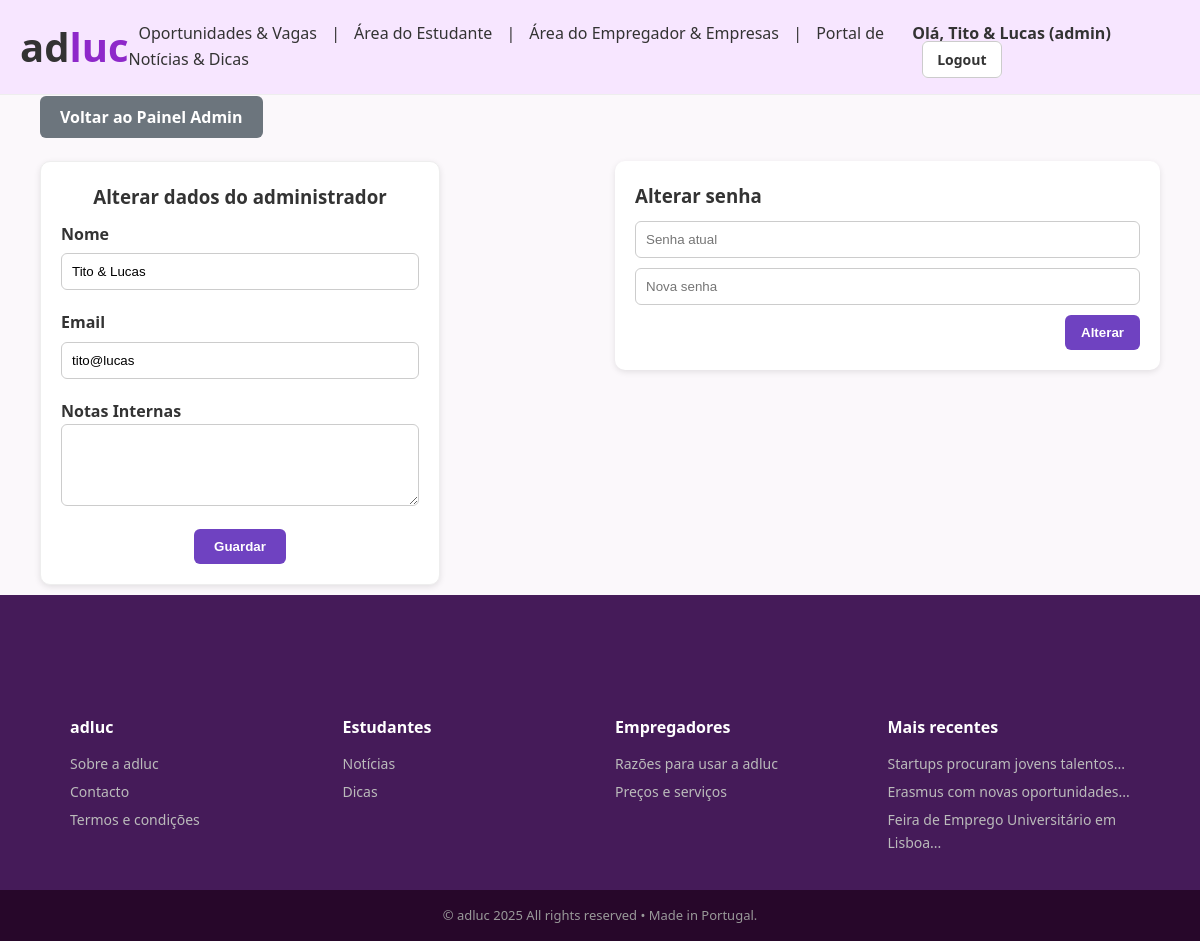
Page /perfil_admin (signed in) on the committed database.
### modelos/modelos.py (models this page shows, shortened)
class Utilizador(db.Model):
    __tablename__ = "utilizadores"
    id = db.Column(db.Integer, primary_key=True)
    nome = db.Column(db.String(100), nullable=False)
    email = db.Column(db.String(100), unique=True, nullable=False)
    senha_hash = db.Column(db.String(200), nullable=False)
    tipo = db.Column(db.String(20), nullable=False)  # estudante, empresa, admin
    cv_principal = db.Column(db.String(200), nullable=True)
    nif = db.Column(db.String(20), nullable=True)
    nome_empresa = db.Column(db.String(200), nullable=True)
    codigo_postal = db.Column(db.String(20), nullable=True)
    distrito = db.Column(db.String(100), nullable=True)
    telefone = db.Column(db.String(50), nullable=True)
    logo_empresa = db.Column(db.String(200), nullable=True)
    candidaturas = db.relationship("Candidatura", backref="estudante",
                                   cascade="all, delete-orphan", lazy=True)
    favoritos = db.relationship("Favorito", backref="estudante",
                                cascade="all, delete-orphan", lazy=True)
    vagas = db.relationship("Vaga", backref="empresa",
                            cascade="all, delete-orphan", lazy=True)
    publicacoes = db.relationship("Publicacao", backref="autor",
                                  cascade="all, delete-orphan", lazy=True)
    comentarios = db.relationship("Comentario", backref="autor",
                                  cascade="all, delete-orphan", lazy=True)

class Publicacao(db.Model):
    __tablename__ = "publicacoes"
    id = db.Column(db.Integer, primary_key=True)
    titulo = db.Column(db.String(200), nullable=False)
    autor_id = db.Column(db.Integer, db.ForeignKey("utilizadores.id"), nullable=False)
    data_hora = db.Column(db.DateTime, default=datetime.utcnow)
    foto = db.Column(db.String(200), nullable=True)
    conteudo = db.Column(db.Text, nullable=False)
    tipo = db.Column(db.String(20), default="noticia")  # noticia ou dica

### app.py (the view)
@app.route("/perfil_admin", methods=["GET", "POST"], endpoint="pagina_perfil_admin")
def pagina_perfil_admin():
    if session.get("tipo") != "admin":
        return redirect(url_for("login"))
    admin = Utilizador.query.get_or_404(session["utilizador_id"])
    sucesso = False
    if request.method == "POST":
        admin.nome = request.form.get("nome")
        admin.email = request.form.get("email")
        admin.notas = request.form.get("notas")
        db.session.commit()
        sucesso = True
    return render_template("perfil_admin.html", admin=admin, sucesso=sucesso)

### app.py (called while the page is built)
@app.context_processor
def inject_publicacoes_recentes():
    from modelos.modelos import Publicacao
    recentes = Publicacao.query.order_by(Publicacao.data_hora.desc()).limit(3).all()
    return dict(publicacoes_recentes=recentes)

### templates/perfil_admin.html (shortened to what this page needs)
{% extends "base.html" %}
{% block conteudo %}
<div style="margin-top:0; text-align:left;">
  <a href="{{ url_for('pagina_admin') }}"
     style="background:#6c757d;color:#fff;padding:10px 20px;border-radius:6px;
            text-decoration:none;font-weight:600;transition:all .3s ease;"
     onmouseover="this.style.background='#2c0f3e';this.style.transform='scale(1.05)';"
     onmouseout="this.style.background='#6c757d';this.style.transform='scale(1)';">
    Voltar ao Painel Admin
  </a>
</div>
<div style="display:grid;grid-template-columns:1fr 1fr;gap:30px;margin-top:30px;align-items:start;">
  <div class="auth-card" style="background:#fff;padding:20px;border-radius:10px;
                                box-shadow:0 2px 6px rgba(0,0,0,.1);">
    <h3>Alterar dados do administrador</h3>
    <form method="POST" class="auth-form">
      <label>Nome</label>
      <input type="text" name="nome" value="{{ admin.nome }}" required
             style="width:100%;padding:10px;border:1px solid #ccc;border-radius:6px;margin-bottom:10px;">
      <label>Email</label>
      <input type="email" name="email" value="{{ admin.email }}" required
             style="width:100%;padding:10px;border:1px solid #ccc;border-radius:6px;margin-bottom:10px;">
      <label>Notas Internas</label>
      <textarea name="notas" rows="4"
                style="width:100%;padding:10px;border:1px solid #ccc;border-radius:6px;margin-bottom:15px;">{{ admin.notas or "" }}</textarea>
      <button type="submit"
              style="background:#6f42c1;color:#fff;padding:10px 20px;border:none;border-radius:6px;font-weight:600;cursor:pointer;">
        Guardar
      </button>
    </form>
  </div>
  <div style="background:#fff;padding:20px;border-radius:10px;
              box-shadow:0 2px 6px rgba(0,0,0,.1);">
    <h3>Alterar senha</h3>
    <form method="POST" action="{{ url_for('alterar_senha_admin') }}" style="margin-top:10px;">
      <div style="margin-bottom:10px;">
        <input type="password" name="senha_atual" placeholder="Senha atual"
               style="width:100%;padding:10px;border-radius:6px;border:1px solid #ccc;" required>
      </div>
      <div style="margin-bottom:10px;">
        <input type="password" name="nova_senha" placeholder="Nova senha"
               style="width:100%;padding:10px;border-radius:6px;border:1px solid #ccc;" required>
      </div>
      <div style="text-align:right;">
        <button type="submit"
                style="background:#6f42c1;color:#fff;padding:10px 16px;border:none;border-radius:6px;font-weight:600;cursor:pointer;">
          Alterar
        </button>
      </div>
    </form>
  </div>
</div>
{% endblock %}

### templates/base.html (shortened to what this page needs)
<!DOCTYPE html>
<html lang="pt">
<head>
  <link rel="stylesheet" href="{{ url_for('static', filename='css/style.css') }}">
</head>
<body class="light">
<header class="site-header">
  <div class="logo">
      <a href="{{ url_for('pagina_inicial') }}" style="text-decoration: none; color:inherit;">
        <span class="logo-ad">ad</span><span class="logo-luc">luc</span>
      </a>
  </div>
<nav class="nav-links" id="nav-menu">
    <a href="{{ url_for('pagina_vagas') }}">Oportunidades & Vagas</a>
    <span> | </span>
    <a href="{{ url_for('pagina_estudante') if session.get('tipo') == 'estudante' else '#' }}">Área do Estudante</a>
    <span> | </span>
    <a href="{{ url_for('pagina_empresa') if session.get('tipo') == 'empresa' else '#' }}">Área do Empregador & Empresas</a>
     <span> | </span>
    <a href="{{ url_for('pagina_conteudos') }}">Portal de Notícias & Dicas</a>
</nav>
  <div class="nav-buttons">
    {% if session.get('utilizador_id') %}
      <span class="user-info">Olá, {{ session.get('nome') }} ({{ session.get('tipo') }})</span>
      <a href="{{ url_for('logout') }}" class="btn btn-outline">Logout</a>
    {% else %}
      <a href="{{ url_for('login') }}" class="btn btn-outline">Iniciar sessão</a>
      <a href="{{ url_for('registo') }}" class="btn btn-azul">Criar conta</a>
    {% endif %}
  </div>
</header>
<main>
  {% block conteudo %}{% endblock %}
</main>
<footer class="site-footer">
  <div class="footer-columns">
    <div class="footer-col">
      <h3 class="footer-logo">adluc</h3>
      <a href="{{ url_for('pagina_sobre') }}">Sobre a adluc</a>
      <a href="{{ url_for('pagina_contactos') }}">Contacto</a>
      <a href="{{ url_for('pagina_termos') }}">Termos e condições</a>
    </div>
    <div class="footer-col">
      <h3>Estudantes</h3>
      <a href="{{ url_for('pagina_noticias') }}">Notícias</a>
      <a href="{{ url_for('pagina_dicas') }}">Dicas</a>
    </div>
    <div class="footer-col">
      <h3>Empregadores</h3>
      <a href="{{ url_for('pagina_razoes') }}">Razões para usar a adluc</a>
      <a href="{{ url_for('pagina_precos') }}">Preços e serviços</a>
    </div>
    <div class="footer-col">
      <h3>Mais recentes</h3>
      {% for pub in publicacoes_recentes %}
        <a href="{{ url_for('detalhe_publicacao', pub_id=pub.id) }}">
          {{ pub.titulo[:40] }}...
        </a>
      {% else %}
        <p style="color:#bbb;font-size:14px;">Sem publicações</p>
      {% endfor %}
    </div>
  </div>
  <div class="footer-bottom">
    © adluc 2025 All rights reserved • Made in Portugal.
  </div>
</footer>
</body>
</html>

### static/css/style.css (style rules this page uses)
html, body { height: 100%; display: flex; flex-direction: column; background: #fbf8fb; }
main { flex: 1; padding: 10px 40px; }
* { margin:0;padding:0;box-sizing:border-box; }
body { font-family:'Segoe UI',Arial,sans-serif;background:#fbf8fb;color:#333;line-height:1.6; }
.site-header { display:flex;justify-content:space-between;align-items:center;padding:15px 20px;background:#f7e6ff;border-bottom:1px solid #eee;position:sticky;top:0;z-index:1000; }
.logo { font-size:40px;font-weight:bold; }
.logo-ad { color:#333; }
.logo-luc { color: #8e28ca; }
.nav-links a { margin:0 12px;color:#333;text-decoration:none;font-weight:500; }
.nav-buttons a { margin-left:10px;text-decoration:none;padding:8px 14px;border-radius:6px;font-weight:600;font-size:14px; }
.btn-outline { border:1px solid #ccc;background:#fff;color:#333; }
.site-footer { background:#451b59;color:#fff;margin-top: auto; padding-top:120px; }
.footer-columns { display:grid;grid-template-columns:repeat(auto-fit,minmax(200px,1fr));gap:30px;max-width:1100px;margin:auto;padding:0 20px 30px; }
.footer-col h3 { margin-bottom:12px;font-size:16px;font-weight:700; }
.footer-logo { font-size:20px;color:#fff; }
.footer-col a { display:block;color:#bbb;margin-bottom:6px;text-decoration:none;font-size:14px; }
.footer-bottom { background:#27072a;color:#999;text-align:center;padding:15px;font-size:13px; }
.auth-card { background:#fff;border:1px solid #eee;padding:40px;border-radius:8px;box-shadow:0 2px 10px rgba(0,0,0,.1);max-width:400px;width:100%;text-align:center; }
.auth-form label { text-align:left;display:block;font-weight:600;margin-top:10px; }
.auth-form input, .auth-form select { width:100%;padding:10px;margin-top:6px;border:1px solid #ccc;border-radius:6px; }
.user-info { margin-right:12px; font-weight:600; color:#333; }
.nav-links a { margin: 0 10px; color: #333; text-decoration: none; font-weight: 500; }

### rows in the picture
Utilizador: get "Tito & Lucas", get "admin", nome "Tito & Lucas", email "tito@lucas"
Publicacao: titulo "Startups procuram jovens talentos"
Publicacao: titulo "Erasmus com novas oportunidades"
Publicacao: titulo "Feira de Emprego Universitário em Lisboa"
